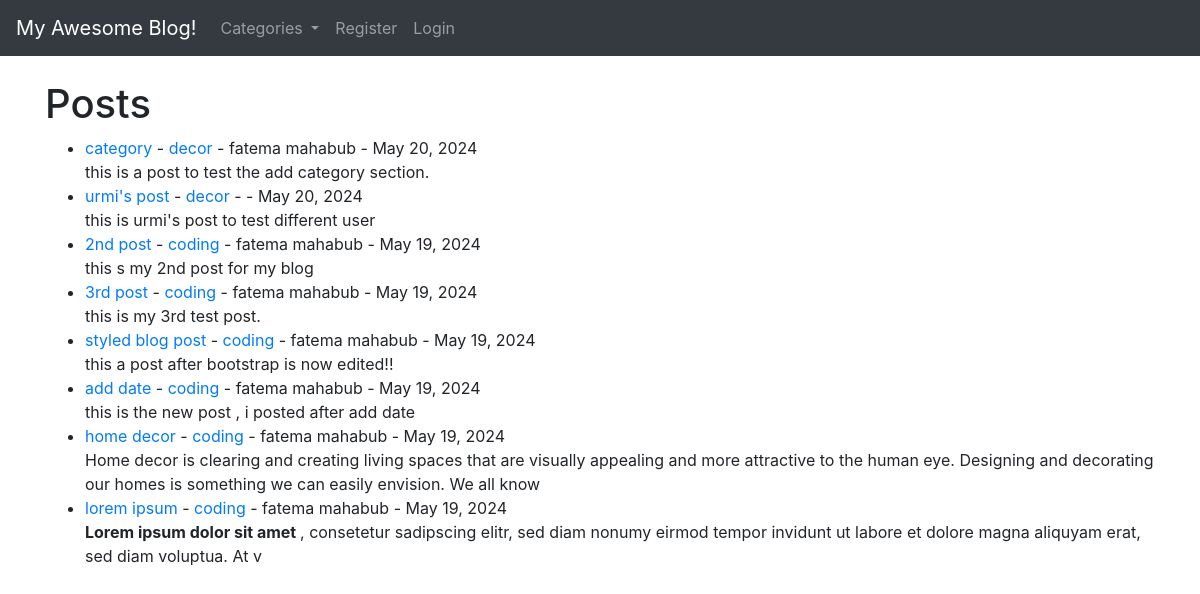
The page / on the database its author committed.
### login/models.py (models this page shows, shortened)
class Post(models.Model):
    title = models.CharField(max_length=255)
    title_tag = models.CharField(max_length=255)
    author = models.ForeignKey(User, on_delete=models.CASCADE)
    body = models.TextField()
    post_date = models.DateField(auto_now_add=True)
    category = models.CharField(max_length=255, default='coding')
    likes = models.ManyToManyField(User, related_name='blog_posts')

### login/views.py (the view)
# urls.py: path('', HomeView.as_view(), name="home"),
class HomeView(ListView):
    model = Post
    template_name = 'home.html'
    ordering = ['-post_date']
    def get_context_data(self, *args, **kwargs):
        cat_menu = Category.objects.all()
        context = super(HomeView,self).get_context_data(*args, **kwargs)
        context["cat_menu"] = cat_menu
        context["total_likes"] = get_object_or_404(Post, id=self.kwargs['pk']).total_likes() if 'pk' in self.kwargs else None
        return context

### login/models.py (called while the page is built)
    def __str__(self):
        return self.name

### login/templates/home.html (shortened to what this page needs)
{% extends 'base.html' %}
{% block content %}
<h1>Posts</h1>
<ul>
{% for post in object_list %}
    <li>
        <a href="{% url 'article' post.pk %}">{{ post.title }} </a>-
        <a href="{% url 'category' post.category|slugify %}">{{ post.category }}</a> -
        {{ post.author.first_name }}
        {{ post.author.last_name }} -
        {{ post.post_date}}  <br>
        {{ post.body | slice:":200"|safe}}
    </li>
{% endfor %}
</ul>
{% endblock %}

### rows shown on the page
Post: title "category", category "decor", author.first_name "fatema", author.last_name "mahabub", post_date "May 20, 2024", body "this is a post to test the add category section."
Post: title "urmi's post", category "decor", post_date "May 20, 2024", body "this is urmi's post to test different user"
Post: title "2nd post", category "coding", author.first_name "fatema", author.last_name "mahabub", post_date "May 19, 2024", body "this s my 2nd post for my blog"
Post: title "3rd post", category "coding", author.first_name "fatema", author.last_name "mahabub", post_date "May 19, 2024", body "this is my 3rd test post."
Post: title "styled blog post", category "coding", author.first_name "fatema", author.last_name "mahabub", post_date "May 19, 2024", body "this a post after bootstrap is now edited!!"
Post: title "add date", category "coding", author.first_name "fatema", author.last_name "mahabub", post_date "May 19, 2024", body "this is the new post , i posted after add date"
Post: title "home decor", category "coding", author.first_name "fatema", author.last_name "mahabub", post_date "May 19, 2024", body "Home decor is clearing and creating living spaces that are visually appealing and more attractive to the human eye. Designing and decorating our homes is something we can easily envision. We all know"
Post: title "lorem ipsum", category "coding", author.first_name "fatema", author.last_name "mahabub", post_date "May 19, 2024", body "Lorem ipsum dolor sit amet , consetetur sadipscing elitr, sed diam nonumy eirmod tempor invidunt ut labore et dolore magna aliquyam erat, sed diam voluptua. At v"
